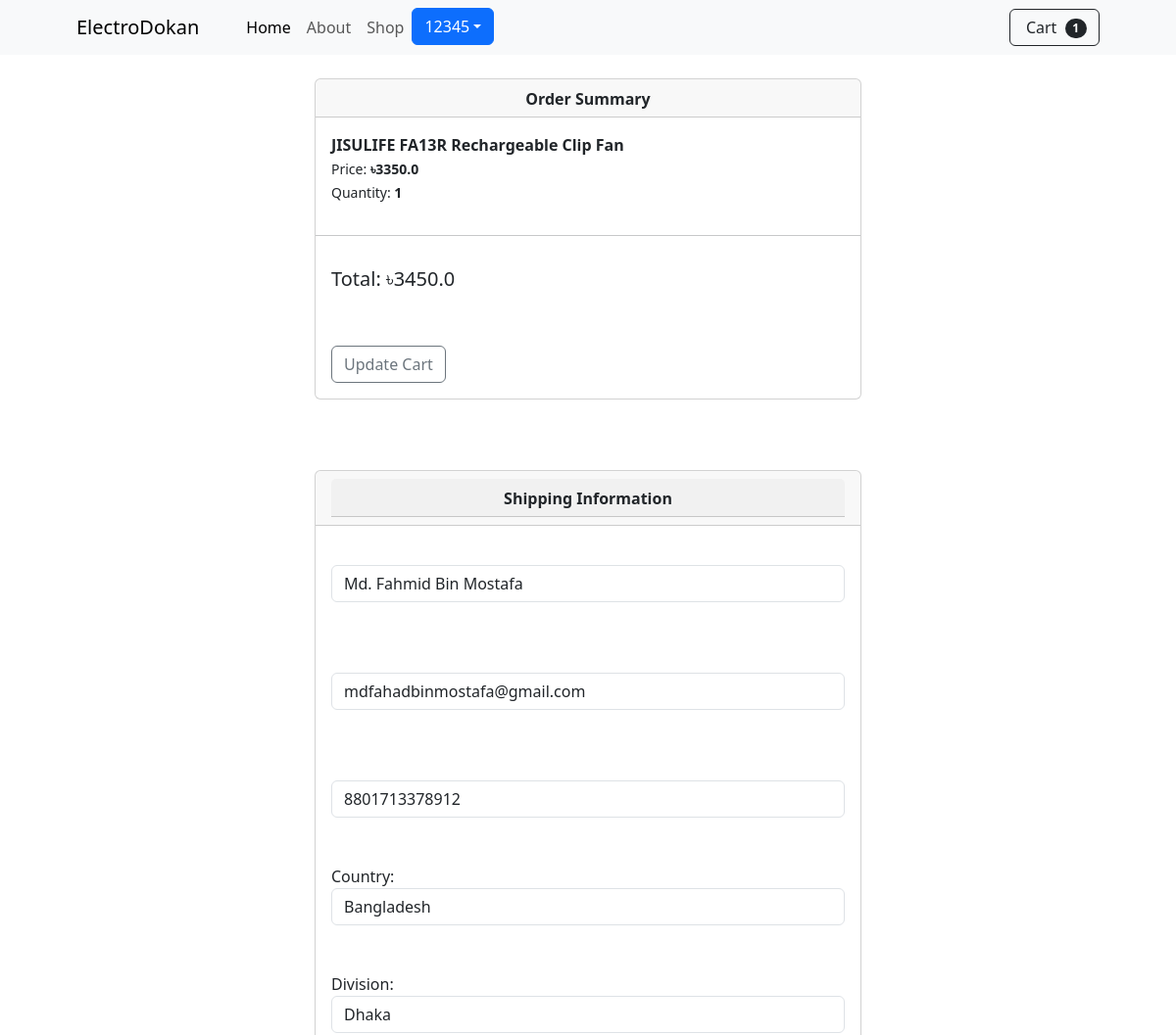
Before: /place_order/ (signed in, upper part) with the older database file.
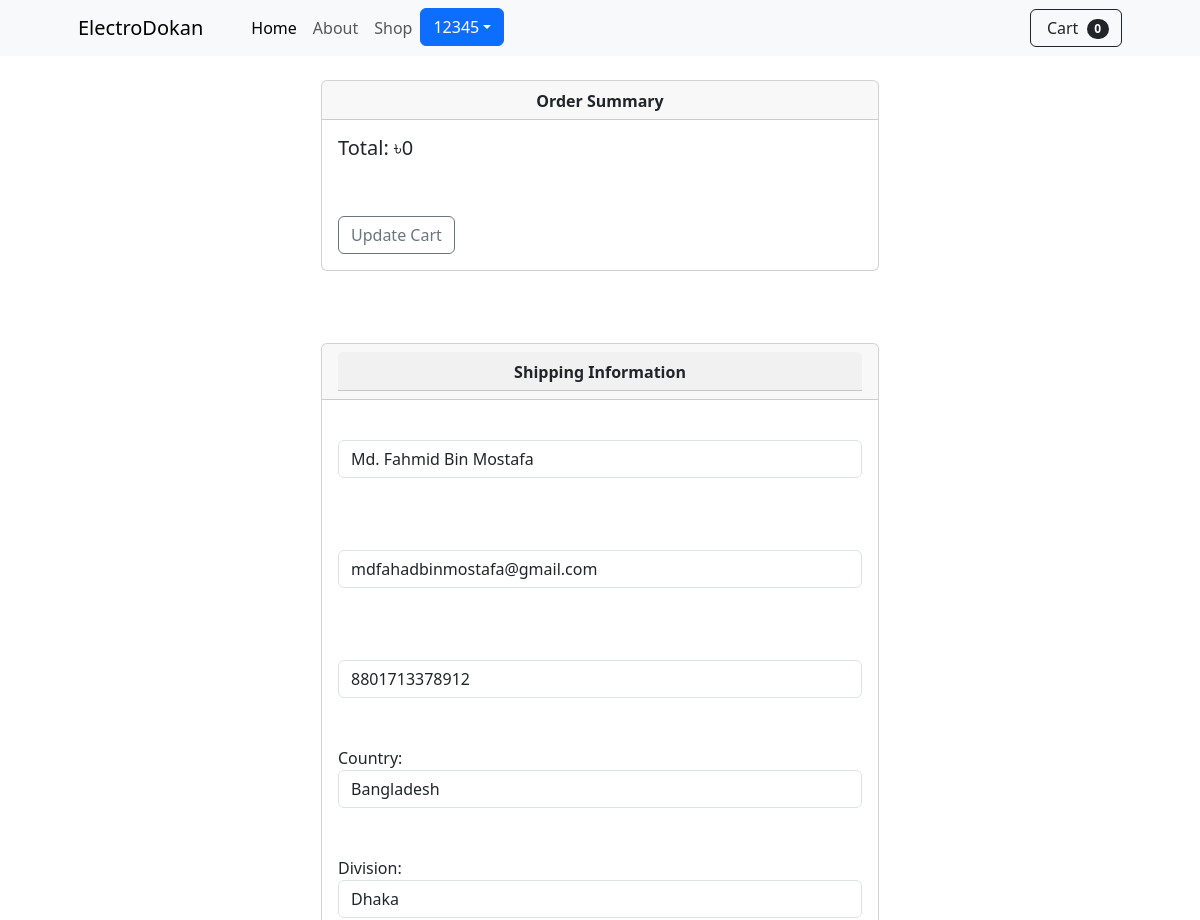
After: the same page with the newer database file.
### shop/models.py (models this page shows, shortened)
class Cart(models.Model):
    user = models.ForeignKey(User, on_delete=models.CASCADE)
    product = models.ForeignKey(Products, on_delete=models.CASCADE)
    quantity = models.PositiveIntegerField(default=1)
    class Meta:
        verbose_name_plural = "Cart"

class Products(models.Model):
    title = models.CharField(max_length=100)
    price = models.FloatField()
    description = models.TextField(max_length=5000)
    image = models.ImageField(upload_to='product_img')
    category = models.CharField(choices=category, max_length=20)
    class Meta:
        verbose_name_plural = "Product"

class ShippingAddress(models.Model):
    user = models.ForeignKey(User, on_delete=models.CASCADE)
    full_name = models.CharField(max_length=255)
    email = models.EmailField(max_length=50)
    phone_no = models.IntegerField()
    country = models.CharField(choices=Country, max_length=15)
    division = models.CharField(choices=Division,max_length=50)
    district = models.CharField(choices=District,max_length=50)
    address1 = models.CharField(max_length=255)
    address2 = models.CharField(max_length=255)
    thana = models.CharField(max_length=50)
    zipcode = models.CharField(max_length=6)
    class Meta:
        verbose_name_plural = "Shipping Address"

### shop/views.py (the view)
# urls.py: path('place_order/', views.place_order, name='place_order'),
@login_required
def place_order(request):
    if request.user.is_authenticated:
        cart = Cart.objects.filter(user=request.user)
        totalitem = 0
        total_amount = 0
        temp_amount = 0
        shipping_cost = 100.0
        amount = 0.0
        totalitem = len(Cart.objects.filter(user=request.user))
        cart_product = [p for p in Cart.objects.all() if p.user==request.user]
        if cart_product:
            for p in cart_product:
                temp_amount = (p.quantity * p.product.price)
                amount += temp_amount
                total_amount = amount + shipping_cost
        try:
            shipping_user = ShippingAddress.objects.get(user=request.user)
            shipping_form = ShippingForm(request.POST or None, instance=shipping_user)
        except:
            shipping_form = ShippingForm(request.POST or None)
        if request.method == 'POST':
            if shipping_form.is_valid():
                shipping_form.instance.user = request.user
                shipping_form.save()
        return render(request, 'place_order.html', {'form': shipping_form, 'cart': cart, 'total': total_amount, 'amount': amount, 'totalitem': totalitem})

### templates/place_order.html (shortened to what this page needs)
<!DOCTYPE html>
{% load static %}
<html lang="en">
  <head>
    <link href="https://cdn.jsdelivr.net/npm/bootstrap@5.3.3/dist/css/bootstrap.min.css" rel="stylesheet" />
  </head>
  <body>
    {% include 'navbar.html' %}
    <br />
    <div class="container">
      <div class="card">
        <div class="card-header">
          <p>Order Summary</p>
        </div>
        {% for cart in cart %}
          <div class="card-body">
            <div>
              <b>{{ cart.product.title }}</b><br />
              <small>Price: <b>৳{{ cart.product.price }}</b></small><br />
              <small>Quantity: <b>{{ cart.quantity }}</b></small>
            </div>
          </div>
          <hr />
        {% endfor %}
        <h5 class="m-3">Total: ৳{{ total }}</h5><br />
        <div>
          <a href="{% url 'cart' %}"><button class="btn btn-md btn-outline-secondary m-3">Update Cart</button></a>
        </div>
      </div><br /><br /><br />
      <div class="card">
        <div class="card-header">
          <div class="card-header">
            <p>Shipping Information</p>
          </div>
        </div>
        <div class="card-body mb-10">
          <form action="{% url 'billing_info' %}" method="POST">
            {% for fm in form %}
              {{ fm.label_tag }}{{ fm }}{{ fm.errord|striptags }}<br /><br />
            {% endfor %}
          </form>
        </div>
      </div>
    </div><br><br><br>
  </body>
</html>

### templates/navbar.html (shortened to what this page needs)
<nav class="navbar navbar-expand-lg navbar-light bg-light">
  <div class="container px-4 px-lg-5">
    <a class="navbar-brand" href="{% url 'home' %}">ElectroDokan</a>
    <div class="collapse navbar-collapse" id="navbarSupportedContent">
      <ul class="navbar-nav me-auto mb-2 mb-lg-0 ms-lg-4">
        <li class="nav-item">
          <a class="nav-link active" aria-current="page" href="{% url 'home' %}">Home</a>
        </li>
        <li class="nav-item">
          <a class="nav-link" href="{% url 'about' %}">About</a>
        </li>
        <li class="nav-item">
          <a class="nav-link" href="{% url 'shop' %}">Shop</a>
        </li>
        <li>
          {% if user.is_authenticated %}
          <div class="dropdown">
            <button class="btn btn-primary dropdown-toggle" type="button" data-bs-toggle="dropdown"aria-expanded="false">{{user}}</button>
                {% endif %}
          </div>
        </li>
      </ul>
      <form class="d-flex" action="/cart">
        <button class="btn btn-outline-dark" type="submit">
            Cart
            <span class="badge bg-dark text-white ms-1 rounded-pill">{{totalitem}}</span>
          </button>
      </form>
    </div>
  </div>
</nav>

Changed rows visible on the page:
removed Cart: product "JISULIFE FA13R Rechargeable Clip Fan", product.price "3350.0", quantity "1"
Other visible differences:
{{ totalitem }}: "1" → "0"
{{ total }}: "3450.0" → "0"
